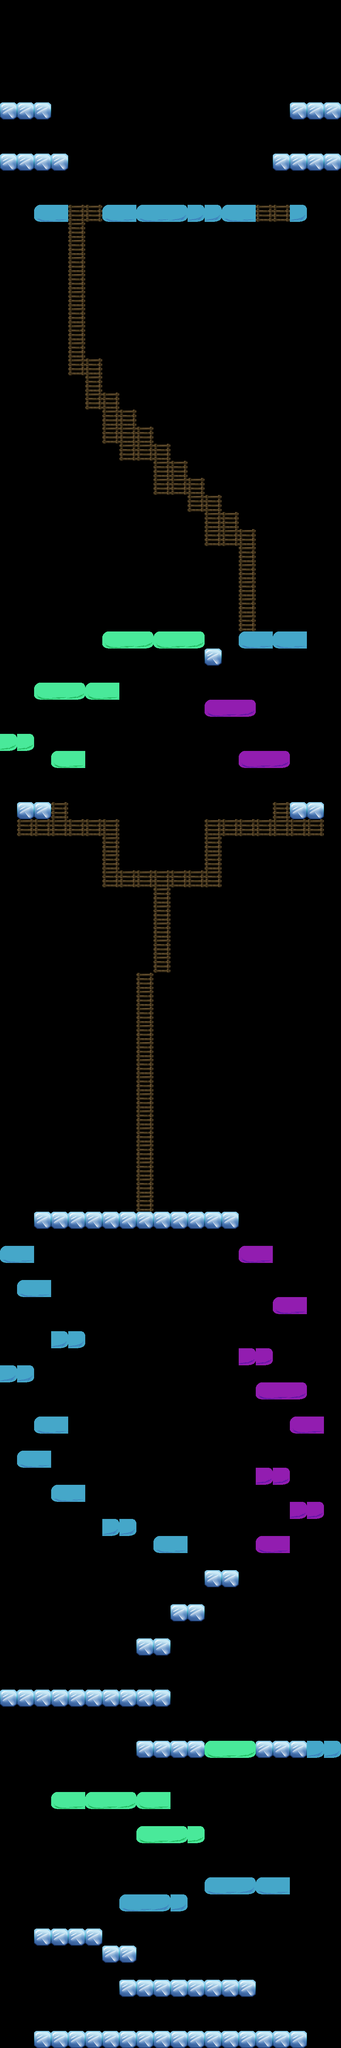

The image is a tile-based game level rendered from a .tmx file. Its description and source (layers, tilesets, objects; grid data summarised) follow:
An orthogonal 20x120 tile map with 50x50 px tiles, 2 tile layers (Platforms, Ladders), 6 tilesets.

<map version="1.0" tiledversion="1.0.3" orientation="orthogonal" renderorder="right-down" width="20" height="120" tilewidth="50" tileheight="50" nextobjectid="1">
 <tileset firstgid="1" name="tempBlueBlock" tilewidth="50" tileheight="50" tilecount="3" columns="3">
  <image source="tempBlueBlock.png" width="150" height="50" />
 </tileset>
 <tileset firstgid="4" name="tempGreenBlock" tilewidth="50" tileheight="50" tilecount="3" columns="3">
  <image source="tempGreenBlock.png" width="150" height="50" />
 </tileset>
 <tileset firstgid="7" name="tempPurpleBlock" tilewidth="50" tileheight="50" tilecount="3" columns="3">
  <image source="tempPurpleBlock.png" width="150" height="50" />
 </tileset>
 <tileset firstgid="10" name="LargeLadder" tilewidth="50" tileheight="50" tilecount="1" columns="1">
  <image source="ladder_sprite.png" width="50" height="50" />
 </tileset>
 <tileset firstgid="11" name="LargeLadderTop" tilewidth="50" tileheight="50" tilecount="1" columns="1">
  <image source="ladder_sprite.png" width="50" height="50" />
 </tileset>
 <tileset firstgid="12" name="ice_sprite" tilewidth="50" tileheight="50" tilecount="1" columns="1">
  <image source="ice_sprite.png" width="50" height="50" />
 </tileset>
 <layer name="Platforms" width="20" height="120">
  <data>[2400 cells, 181 non-empty, 10 distinct tile ids]</data>
 </layer>
 <layer name="Ladders" width="20" height="120">
  <data>[2400 cells, 87 non-empty, 2 distinct tile ids]</data>
 </layer>
</map>